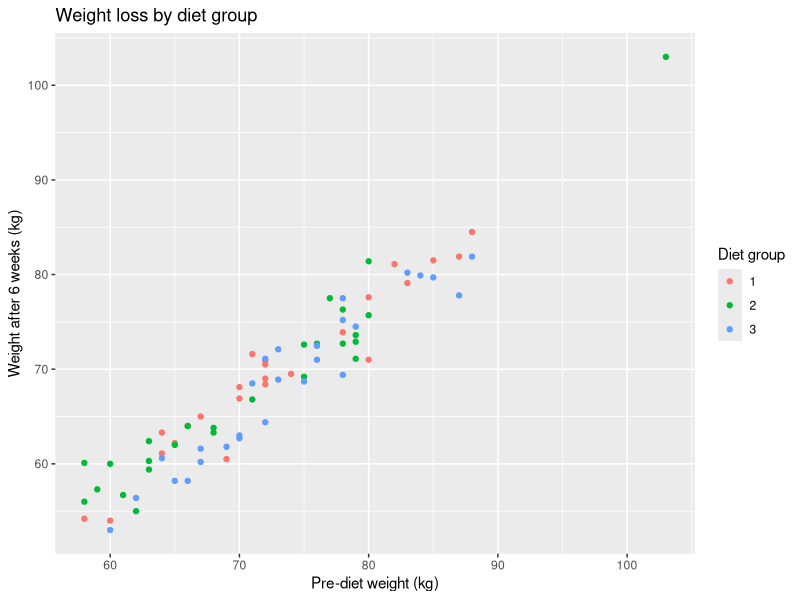
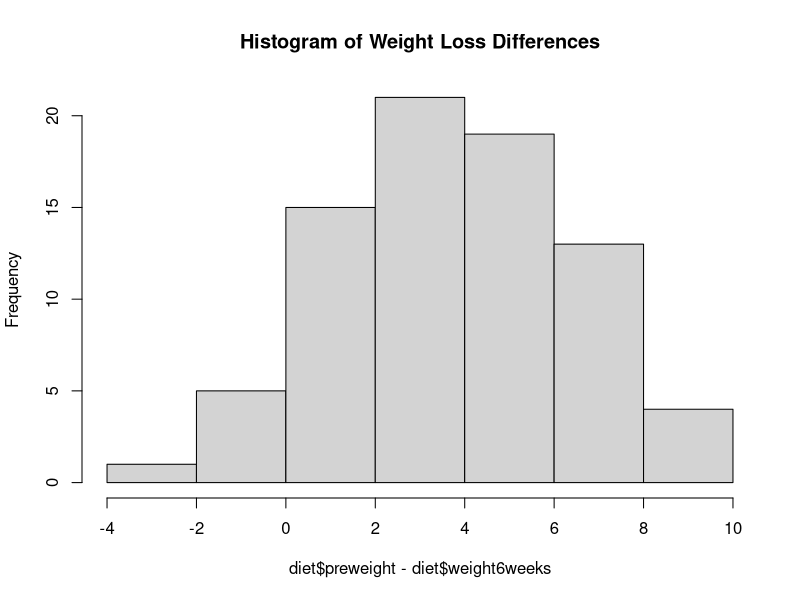
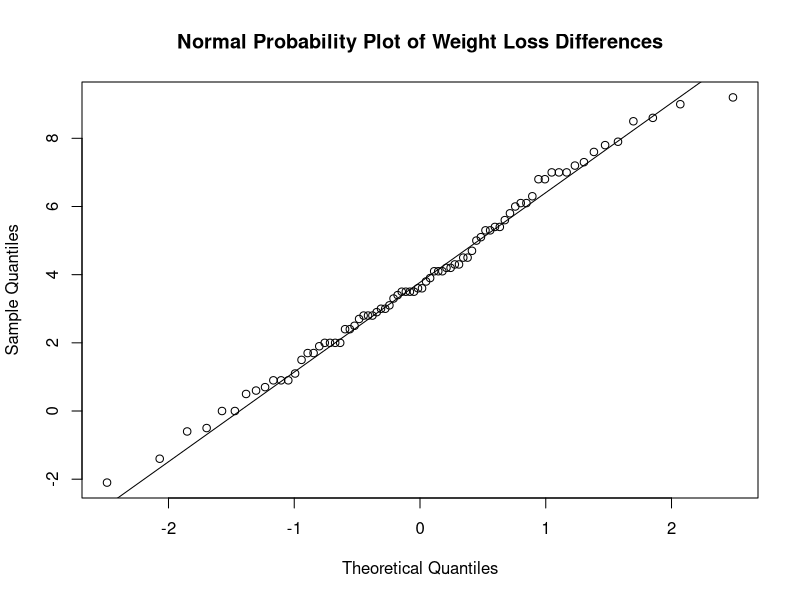
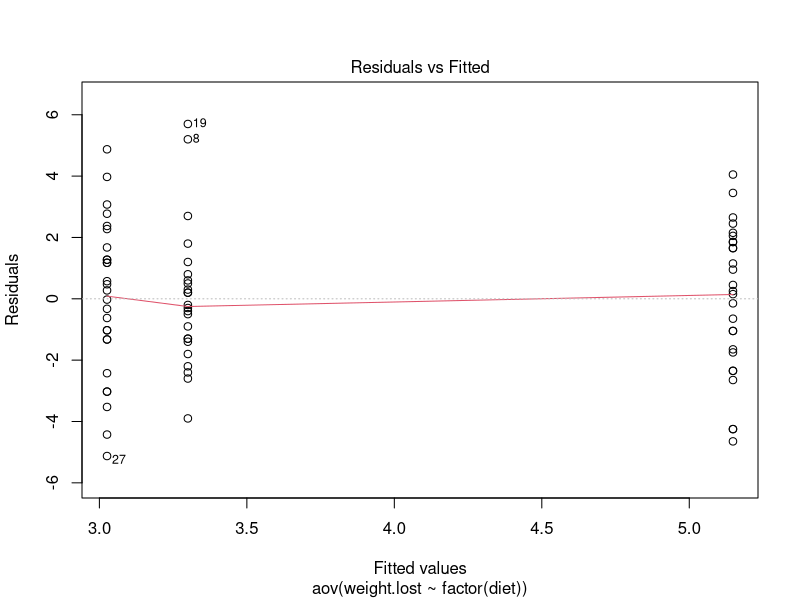
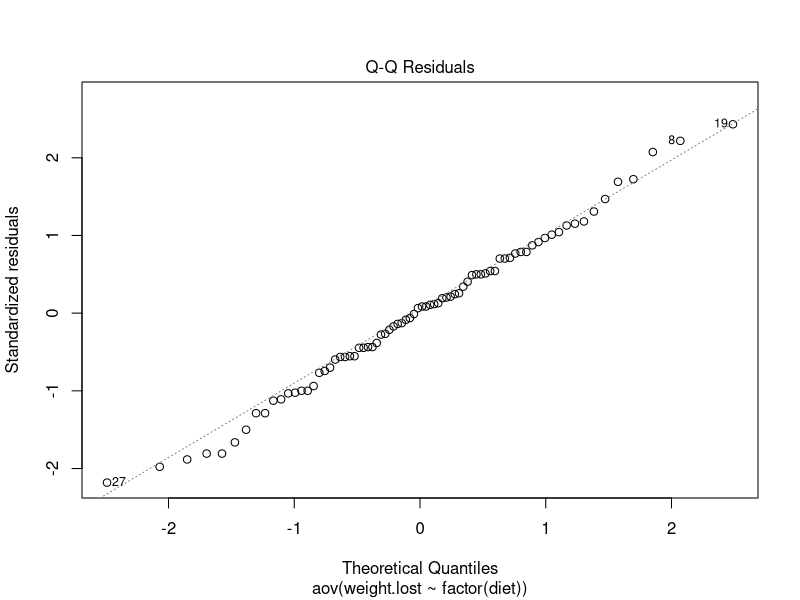
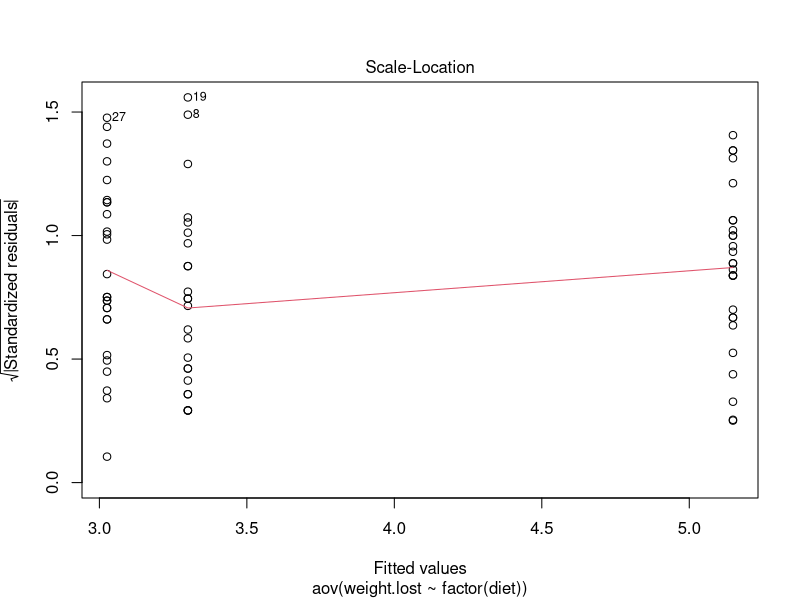
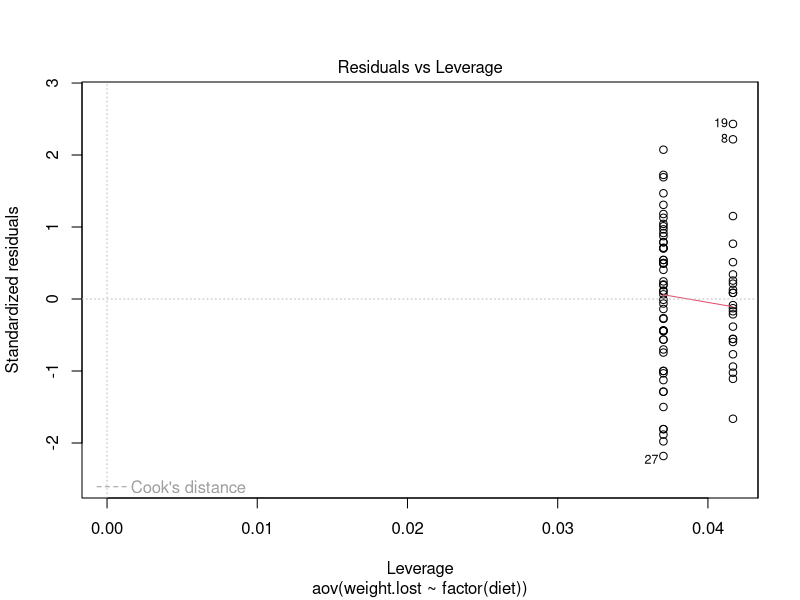

Generate these figures, in order, with R:
## ---- chunk 1
diet = read.table("diet.txt", header = T)
diet$weight.lost <- diet$preweight - diet$weight6weeks
## ---- chunk 2
library(ggplot2)

# Scatter plot of preweight vs weight6weeks, colored by diet group
library(ggplot2)

ggplot(diet, aes(x = preweight, y = weight6weeks, color = factor(diet))) +
  geom_point() +
  labs(title = "Weight loss by diet group",
       x = "Pre-diet weight (kg)",
       y = "Weight after 6 weeks (kg)",
       color = "Diet group")

## ---- chunk 3
# Histogram of the differences
hist(diet$preweight - diet$weight6weeks, main="Histogram of Weight Loss Differences")

# Normal probability plot of the differences
qqnorm(diet$preweight - diet$weight6weeks, main="Normal Probability Plot of Weight Loss Differences")
qqline(diet$preweight - diet$weight6weeks)
## ---- chunk 4
# Paired t-test
t.test(diet$preweight, diet$weight6weeks, paired=TRUE, alternative="two.sided", var.equal=TRUE)
## ---- chunk 5

#one-way anova
# factor() as TukeyHSD() requires the aov object to have been created with groups as explicit factors
model_anova <- aov(weight.lost ~ factor(diet), data = diet)
summary(model_anova)

#Check the assumptions of the ANOVA
#Residuals vs. Fitted
plot(model_anova, 1)
#Normal Q-Q Plot
plot(model_anova, 2)
#Scale-Location
plot(model_anova, 3)
#Residuals vs. Leverage
plot(model_anova, 5)

## ---- chunk 6
# Tukey's HSD test
TukeyHSD(model_anova)
## ---- chunk 7
model <- aov(weight.lost ~ factor(diet) + factor(gender) + factor(diet):factor(gender), data = diet)
summary(model)
## ---- chunk 8
model <- aov(weight.lost ~ factor(diet) + factor(gender) + factor(diet):factor(gender), data = diet)

# new data frame for predictions
new_data <- data.frame(diet = factor(c(1, 2, 3)),
                       gender = factor(c(rep(0, 3), rep(1, 3))),
                       diet_gender = factor(c("1_0", "2_0", "3_0", "1_1", "2_1", "3_1"), 
                                            levels = levels(interaction(diet$diet, diet$gender))))

# predict lost weight for each combination of diet and gender
predicted_weight_lost <- predict(model, new_data)

predicted_weight_lost
## ---- chunk 9
model <- aov(weight.lost ~ factor(diet), data = diet)

# Predict the lost weight for all three diets
predictions <- predict(model, newdata = data.frame(diet = c("1", "2", "3")))

# Print the predicted values
predictions
